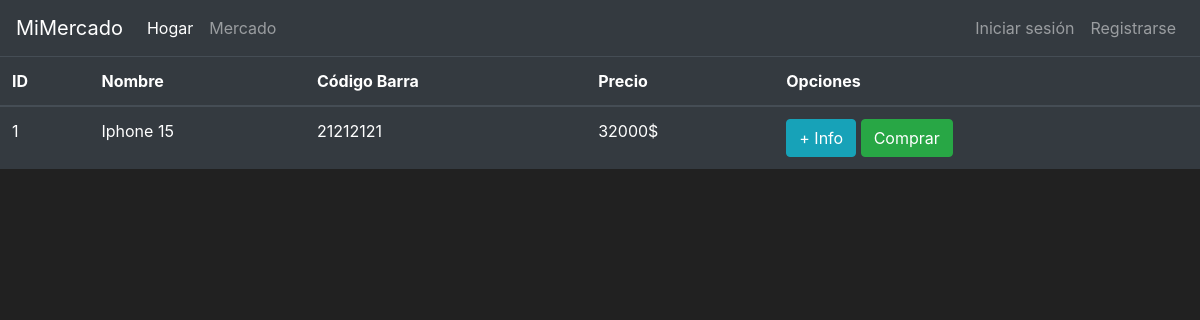
The page /mercado on the database as committed earlier.
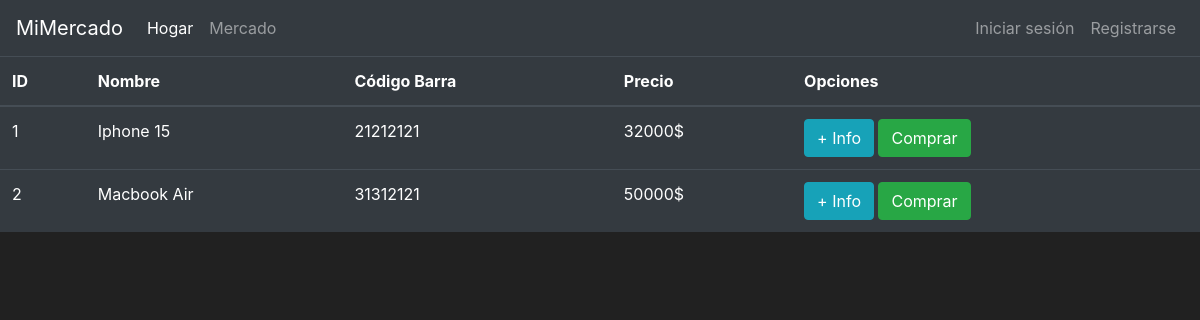
The same page on the database as committed later.
### market.py (models this page shows, shortened)
class Item(db.Model):
    id = db.Column(db.Integer(), primary_key=True)
    name = db.Column(db.String(length=32), nullable=False, unique=True)
    price = db.Column(db.Integer(), nullable=False)
    barcode = db.Column(db.String(length=16), nullable=False, unique=True)
    description = db.Column(db.String(length=1024), nullable=False, unique=True)

### market.py (the view)
@app.route("/mercado")
def market_page():
    items = Item.query.all()
    return render_template('market.html', items=items)

### templates/market.html (shortened to what this page needs)
{% extends 'base.html' %}
{% block content%}
<table class="table table-hover table-dark">
  <thead>
  <tr>
    <th scope="col">ID</th>
    <th scope="col">Nombre</th>
    <th scope="col">Código Barra</th>
    <th scope="col">Precio</th>
    <th scope="col">Opciones</th>
  </tr>
  </thead>
  <tbody>
  {% for item in items %}
  <tr>
    <td>{{ item.id }}</td>
    <td>{{ item.name }}</td>
    <td>{{ item.barcode }}</td>
    <td>{{ item.price }}$</td>
    <td>
      <button class="btn btn-outline btn-info">+ Info</button>
      <button class="btn btn-outline btn-success">Comprar</button>
    </td>
  </tr>
  {% endfor %}
  </tbody>
</table>
{% endblock %}

### templates/base.html (shortened to what this page needs)
<!doctype html>
<html lang="en">
<head>
  <link rel="stylesheet" href="https://cdn.jsdelivr.net/npm/bootstrap@4.5.3/dist/css/bootstrap.min.css">
</head>
<body>
  <nav class="navbar navbar-expand-md navbar-dark bg-dark">
    <a class="navbar-brand" href="#">MiMercado</a>
    <div class="collapse navbar-collapse" id="navbarNav">
      <ul class="navbar-nav mr-auto">
        <li class="nav-item active">
          <a class="nav-link" href="{{ url_for('home') }}">Hogar <span class="sr-only">(current)</span></a>
        </li>
        <li class="nav-item">
          <a class="nav-link" href="{{ url_for('market_page') }}">Mercado</a>
        </li>
      </ul>
      <ul class="navbar-nav">
        <li class="nav-item">
          <a class="nav-link" href="#">Iniciar sesión</a>
        </li>
        <li class="nav-item">
          <a class="nav-link" href="#">Registrarse</a>
        </li>
      </ul>
    </div>
  </nav>
  {% block content %}
  {% endblock %}
</body>
</html>

### templates/base.html (style rules this page uses)
body { background-color: #212121; color: white }

Rows that differ between the two databases and show on the page:
added Item: id "2", name "Macbook Air", barcode "31312121", price "50000"
